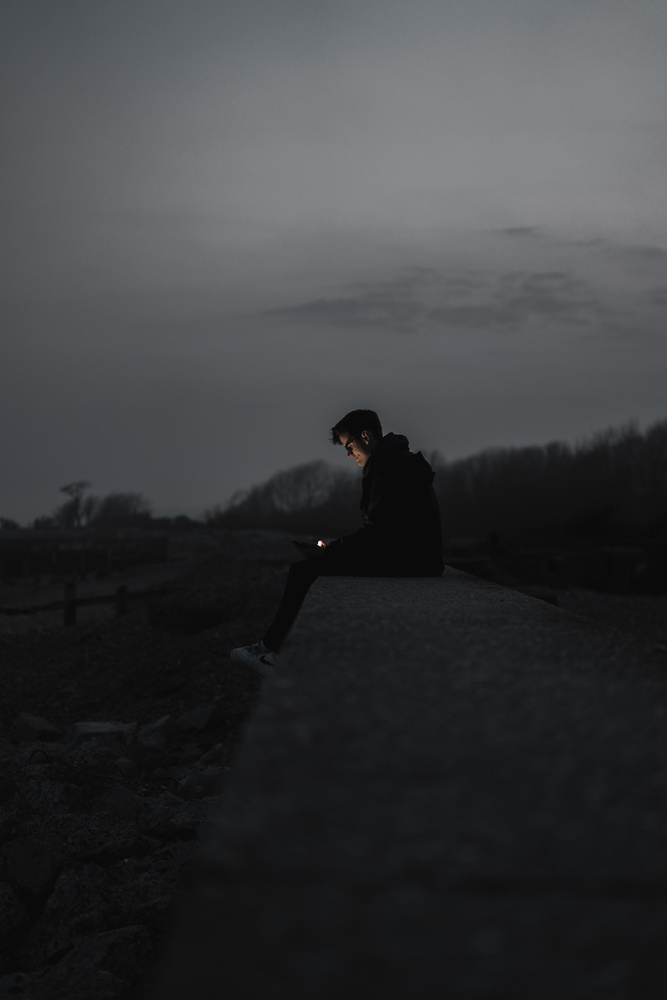
//> input picture Aula 23. Equalizacao de Histograma/noite.jpg, 667 x 1000 px, shrunk from 3711 x 5566 before the run
$ ./main   (built with g++ and OpenCV 4)
//> lines starting //> are read from the running program, lines starting //| are printed output that depends on the picture
//> further down, img is the input picture: 1000 rows x 667 cols, CV_8UC3; mean B, G, R 61.8, 59.6, 58.2
#include <opencv2/opencv.hpp>

using namespace cv;

Mat eq_RGB(Mat img_src) {

	std::vector<Mat> canais, canais_eq;
	split(img_src, canais);

	for (int i = 0; i < 3; i++) {
		Mat dst(img_src.rows, img_src.cols, CV_8UC1);
		equalizeHist(canais[i], dst);
		canais_eq.push_back(dst);
	}
//> this loop made 3 passes
//> pass 1, in eq_RGB, `equalizeHist(canais[i], dst);`:
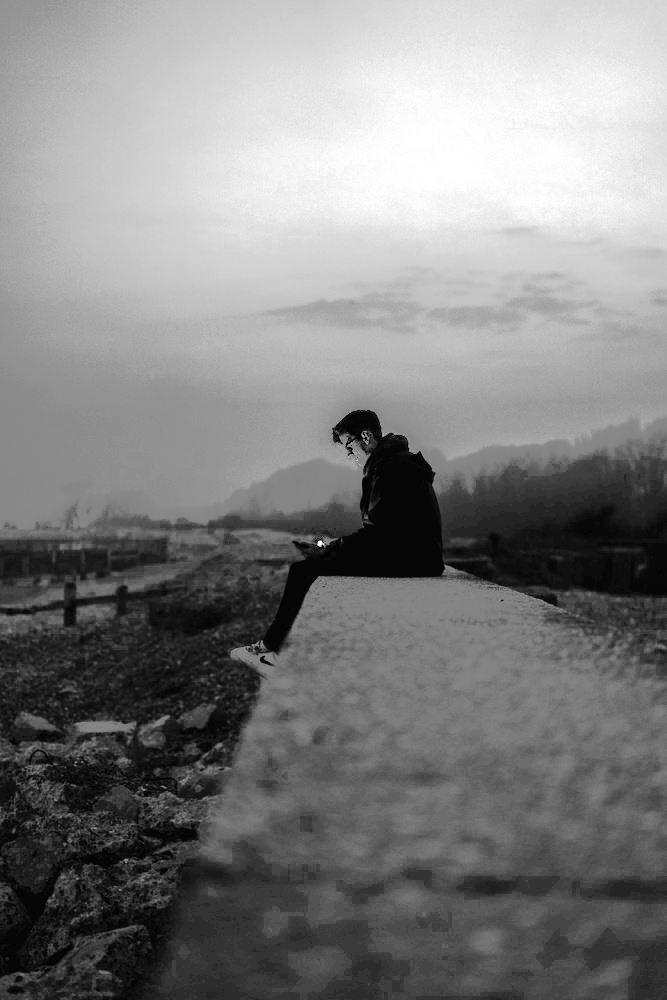
//> dst: 1000 rows x 667 cols, CV_8UC1; min 0, max 255, mean 129.5

	Mat result;
	merge(canais_eq, result);
	return result;
}

Mat eq_HSV(Mat img_src) {
	std::vector<Mat> canais;
	Mat img_HSV;
	cvtColor(img_src, img_HSV, COLOR_BGR2HSV);
//> img_HSV: 1000 rows x 667 cols, CV_8UC3; mean H, S, V 84.1, 15.3, 61.8
	split(img_HSV, canais);
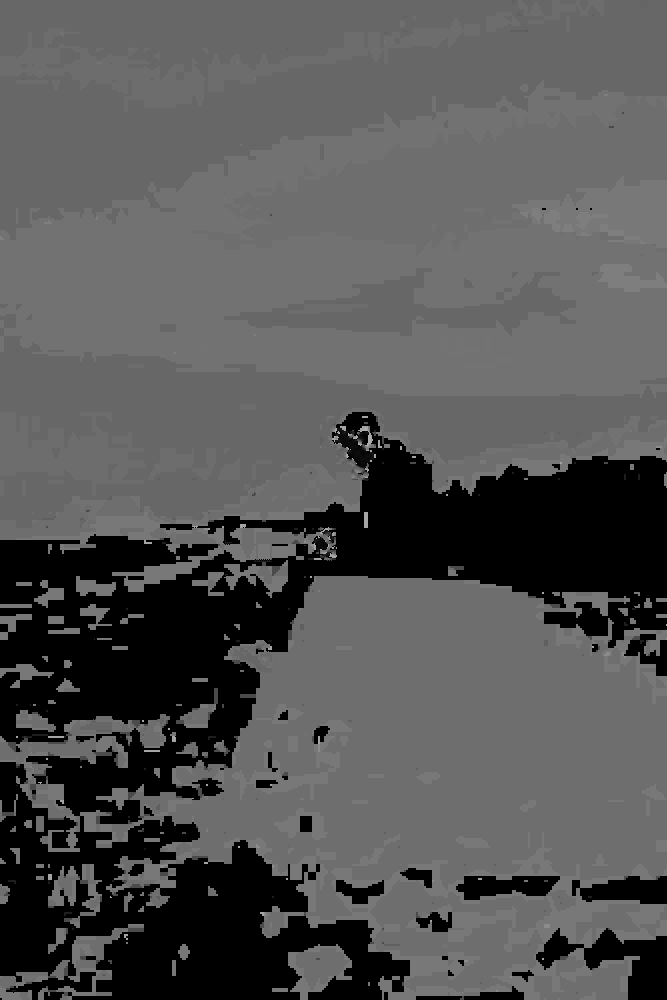
//> canais[0]: 1000 rows x 667 cols, CV_8UC1; min 0, max 178, mean 84.1
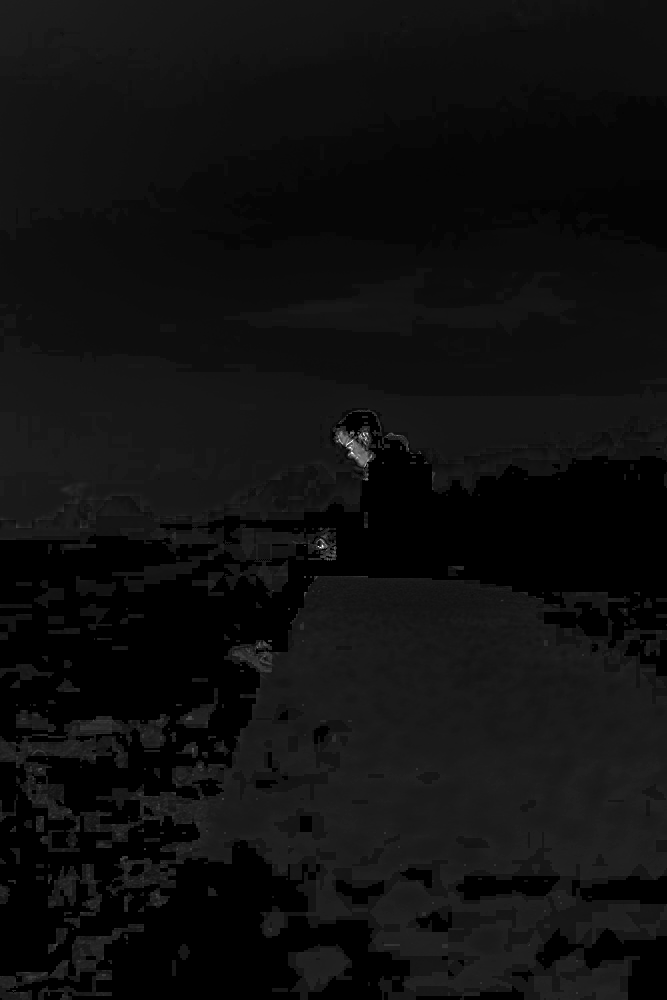
//> canais[1]: 1000 rows x 667 cols, CV_8UC1; min 0, max 255, mean 15.3

	equalizeHist(canais[2], canais[2]);

	merge(canais, img_HSV);
//> img_HSV: 1000 rows x 667 cols, CV_8UC3; mean H, S, V 84.1, 15.3, 129.5

	Mat result;
	cv::cvtColor(img_HSV, result, COLOR_HSV2BGR);
	return result;
}


int main() {

	std::string janelas[] = { "Imagem Original", "Imagem Equalizada RGB", "Imagem Equalizada HSV"};
	Mat img = imread("imagens/noite.jpg");

	Mat img_equalized_RGB = eq_RGB(img);
	Mat img_equalized_HSV = eq_HSV(img);

	namedWindow(janelas[0], WINDOW_GUI_NORMAL);
	namedWindow(janelas[1], WINDOW_GUI_NORMAL);
	namedWindow(janelas[2], WINDOW_GUI_NORMAL);

	imshow(janelas[0], img);
	imshow(janelas[1], img_equalized_RGB);
	imshow(janelas[2], img_equalized_HSV);

	waitKey(0);

	return 0;
}
